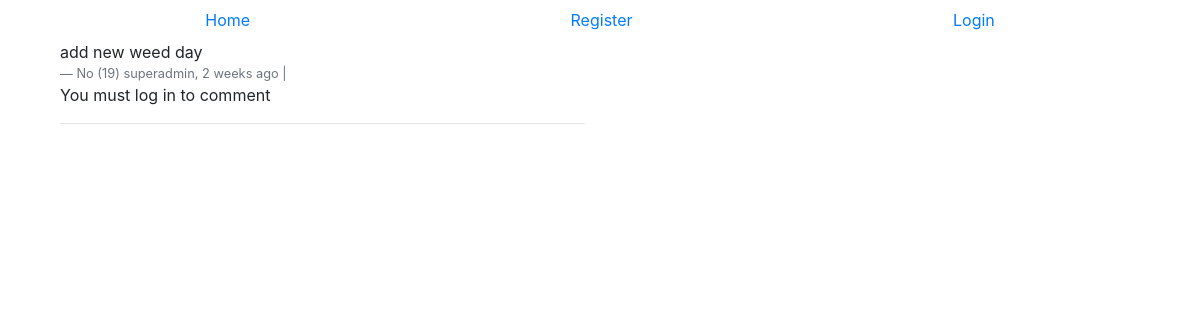
Page /comments/19/ on the earlier database version.
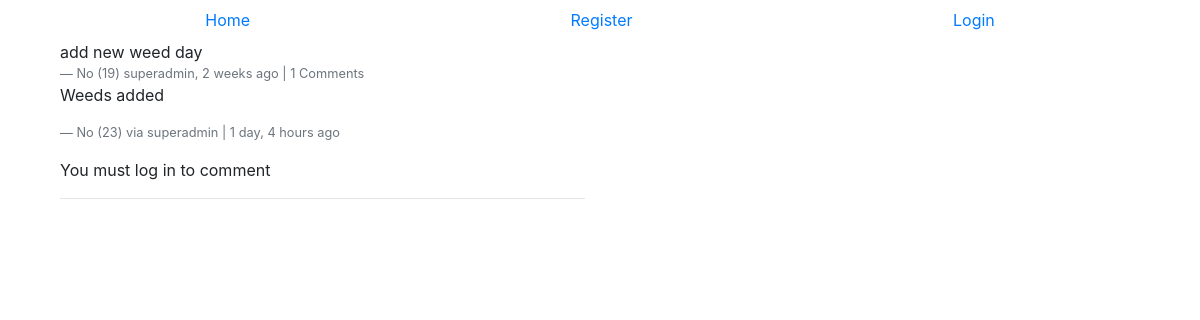
Same page on the later database version.
### comments/models.py (models this page shows, shortened)
class Comment(models.Model):
    user = models.ForeignKey(settings.AUTH_USER_MODEL, default=1)
    content_type = models.ForeignKey(ContentType, on_delete=models.CASCADE)
    object_id = models.PositiveIntegerField()
    content_object = GenericForeignKey('content_type', 'object_id')
    parent = models.ForeignKey('self', null=True, blank=True)
    content = models.TextField()
    timestamp = models.DateTimeField(auto_now=True, auto_now_add=False)
    objects = CommentManager()
    class Meta:
        ordering = ['-timestamp']
    def children(self):
        return Comment.objects.filter(parent=self)
    @property
    def is_parent(self):
        if self.parent is not None:
            return False
        else:
            return True

### comments/views.py (the view, shortened to what this page needs)
# urls.py: url(r'^(?P<id>\d+)/$', comment_thread, name='thread'),
def comment_thread(request,id):
    print('Comment|Thread | user = {request.user.username}')
    try:
        obj = Comment.objects.get(id=id)
    except:
        raise Http404
    if not obj.is_parent:
        obj = obj.parent # get the real parent if it not the parent
    initial_data = {
        "content_type": obj.content_type,
        "object_id": obj.object_id
    }
    form = CommentForm(request.POST or None, initial=initial_data)
    if form.errors:
        print(form.errors)
    context = {
        'comment': obj,
        'form': form,
    }
    return render(request, "comment_thread.html", context)

### templates/comment_thread.html (shortened to what this page needs)
{% extends "base.html" %}
{% load crispy_forms_tags %}
{% load urlify %}
{% block content %}
<div class="col-sm-6 col-sm-offset-3">
    <p class="mb-0">{{ comment.content }} </p>
    <footer class="blockquote-footer">No ({{ comment.id }}) {{ comment.user }}, {{comment.timestamp|timesince }} ago |
        {% if comment.children.count > 0 %}{{ comment.children.count}}
        Comment{% if comment.children.count > 0 %}s{% endif %} {% endif %}
    </footer>
    <div>
        {% for child_comment in comment.children %}
            <blockquote>
                <p>{{ child_comment.content }}</p>
                <footer class="blockquote-footer">No ({{ child_comment.id }}) via {{ child_comment.user }} | {{child_comment.timestamp|timesince }} ago
                </footer>
            </blockquote>
        {% endfor %}
        {% if request.user.is_authenticated %}
            <form method="POST" action="." >{% csrf_token %}
                {{ form|crispy }}
                <input type="hidden" name="parent_id" value="{{ comment.id }}">
                <input type="submit" value="Reply" class="btn btn-secondary">
            </form>
        {% else %}
            <p>You must log in to comment</p>
        {% endif %}
    </div>
    <hr/>
</div>
{% endblock content%}

### templates/base.html (shortened to what this page needs)
<!DOCTYPE html>
{% load staticfiles %}
<html lang="en">
<head>
    <link rel="stylesheet" href="https://stackpath.bootstrapcdn.com/bootstrap/4.3.1/css/bootstrap.min.css"
>
    <link rel="stylesheet" href='{% static "css/base.css" %}'/>
    <link rel="stylesheet" href="https://stackpath.bootstrapcdn.com/font-awesome/4.7.0/css/font-awesome.min.css">
</head>
    <body>
        <div class="container">
            <nav aria-label="breadcrumb">
                <ul class="nav nav-pills nav-fill">
                    <li class="nav-item">
                        <a class="nav-link" href="">Home</a>
                    </li>
                    {% if not request.user.is_authenticated %}
                    <li class="nav-item">
                        <a class="nav-link" href="{% url 'register' %}">Register</a>
                    </li>
                    <li class="nav-item">
                        <a class="nav-link" href="{% url 'login' %}">Login</a>
                    </li>
                    {% endif %}
                </ul>
            </nav>
        {% block content %} {% endblock content%}
        </div>
    </body>
</html>

Differences in the rows shown:
shown differently, row unchanged: Comment "add new weed day": children.count (not shown) → "1"
added Comment: content "Weeds added", id "23", user "superadmin", timestamp "1 day, 4 hours"
Other differences:
text now shown: "Comment s"
